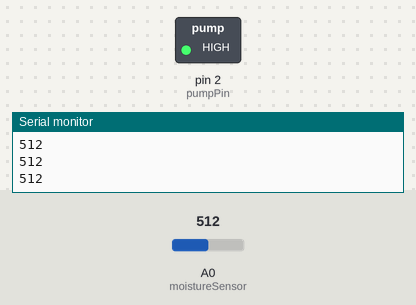
A sketch run on a simulated Arduino Uno, built with avr-gcc and run on an emulated ATmega328P. Shown: switched loads named in the sketch (green lamp = pin HIGH), the last lines printed to the serial monitor. The inputs (shaded band) are chosen by the test bench; at power-on: A0 (moistureSensor) = 512.

Above: at 1.2 s.
1.3 s: A0 (moistureSensor) set to 325
2.8 s: A0 (moistureSensor) set to 296
At 3.6 s:
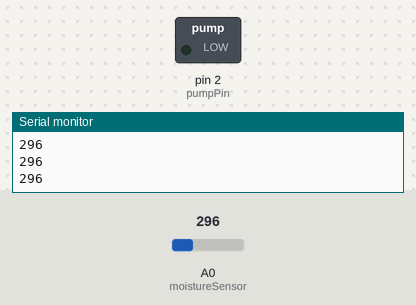
4.3 s: A0 (moistureSensor) set to 511
At 4.6 s:
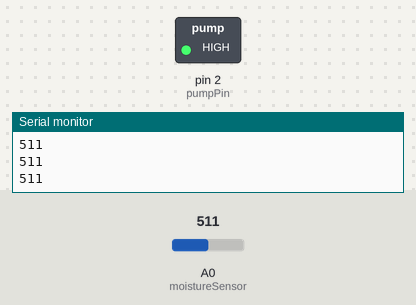
5.8 s: A0 (moistureSensor) set to 306
At 7.1 s:
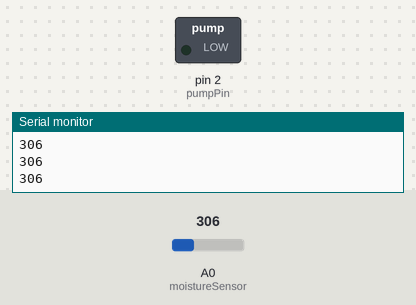
Timing chart, 0 to 8.3 s (numbered marks = the images above; inputs shaded):
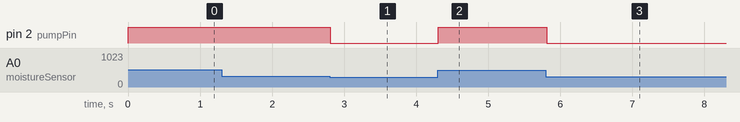

The sketch:

auto-irrigate.ino
```cpp
int pumpPin= 2;
int moistureSensor= A0;
int moisture_sensor_read;
int moisturelevel;


void setup() {
  // put your setup code here, to run once:
Serial.begin(9600);

pinMode(pumpPin,OUTPUT);
}

void loop() {

moisture_sensor_read=analogRead(moistureSensor);

moisturelevel=map(moisture_sensor_read,0,1023,0,100);

Serial.println(moisture_sensor_read);

if(moisturelevel >=30)
{
  digitalWrite(pumpPin,HIGH);
  }

  else
{
  digitalWrite(pumpPin,LOW);
}
}
```

Measured:
- the behaviour switches between 307 and 306 on A0 (moistureSensor) (found by bisection; images 0 and 1)
- after the input at 2.8 s, pin 2 (pumpPin): HIGH → LOW at once
- after the input at 4.3 s, pin 2 (pumpPin): LOW → HIGH at once
- after the input at 5.8 s, pin 2 (pumpPin): HIGH → LOW at once
